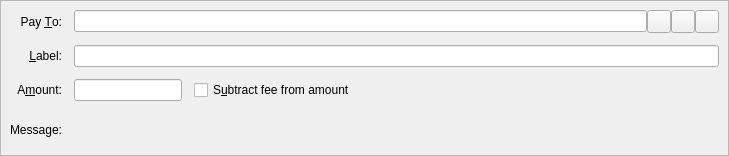
<?xml version="1.0" encoding="UTF-8"?>
<ui version="4.0">
 <class>SendCoinsEntry</class>
 <widget class="QStackedWidget" name="SendCoinsEntry">
  <property name="geometry">
   <rect>
    <x>0</x>
    <y>0</y>
    <width>729</width>
    <height>156</height>
   </rect>
  </property>
  <property name="focusPolicy">
   <enum>Qt::TabFocus</enum>
  </property>
  <property name="autoFillBackground">
   <bool>false</bool>
  </property>
  <widget class="QFrame" name="SendCoins">
   <property name="toolTip">
    <string>This is a normal payment.</string>
   </property>
   <property name="frameShape">
    <enum>QFrame::StyledPanel</enum>
   </property>
   <property name="frameShadow">
    <enum>QFrame::Sunken</enum>
   </property>
   <layout class="QGridLayout" name="gridLayout">
    <property name="spacing">
     <number>12</number>
    </property>
    <item row="0" column="0">
     <widget class="QLabel" name="payToLabel">
      <property name="text">
       <string>Pay &amp;To:</string>
      </property>
      <property name="alignment">
       <set>Qt::AlignRight|Qt::AlignTrailing|Qt::AlignVCenter</set>
      </property>
      <property name="buddy">
       <cstring>payTo</cstring>
      </property>
     </widget>
    </item>
    <item row="0" column="1">
     <layout class="QHBoxLayout" name="payToLayout">
      <property name="spacing">
       <number>0</number>
      </property>
      <item>
       <widget class="QValidatedLineEdit" name="payTo">
        <property name="toolTip">
         <string>The GEX address to send the payment to</string>
        </property>
       </widget>
      </item>
      <item>
       <widget class="QToolButton" name="addressBookButton">
        <property name="toolTip">
         <string>Choose previously used address</string>
        </property>
        <property name="text">
         <string/>
        </property>
        <property name="icon">
         <iconset resource="../gex.qrc">
          <normaloff>:/icons/address-book</normaloff>:/icons/address-book</iconset>
        </property>
        <property name="shortcut">
         <string>Alt+A</string>
        </property>
       </widget>
      </item>
      <item>
       <widget class="QToolButton" name="pasteButton">
        <property name="toolTip">
         <string>Paste address from clipboard</string>
        </property>
        <property name="text">
         <string/>
        </property>
        <property name="icon">
         <iconset resource="../gex.qrc">
          <normaloff>:/icons/editpaste</normaloff>:/icons/editpaste</iconset>
        </property>
        <property name="shortcut">
         <string>Alt+P</string>
        </property>
       </widget>
      </item>
      <item>
       <widget class="QToolButton" name="deleteButton">
        <property name="toolTip">
         <string>Remove this entry</string>
        </property>
        <property name="text">
         <string/>
        </property>
        <property name="icon">
         <iconset resource="../gex.qrc">
          <normaloff>:/icons/remove</normaloff>:/icons/remove</iconset>
        </property>
       </widget>
      </item>
     </layout>
    </item>
    <item row="1" column="0">
     <widget class="QLabel" name="labelLabel">
      <property name="text">
       <string>&amp;Label:</string>
      </property>
      <property name="alignment">
       <set>Qt::AlignRight|Qt::AlignTrailing|Qt::AlignVCenter</set>
      </property>
      <property name="buddy">
       <cstring>addAsLabel</cstring>
      </property>
     </widget>
    </item>
    <item row="1" column="1">
     <widget class="QLineEdit" name="addAsLabel">
      <property name="toolTip">
       <string>Enter a label for this address to add it to the list of used addresses</string>
      </property>
     </widget>
    </item>
    <item row="2" column="0">
     <widget class="QLabel" name="amountLabel">
      <property name="text">
       <string>A&amp;mount:</string>
      </property>
      <property name="alignment">
       <set>Qt::AlignRight|Qt::AlignTrailing|Qt::AlignVCenter</set>
      </property>
      <property name="buddy">
       <cstring>payAmount</cstring>
      </property>
     </widget>
    </item>
    <item row="2" column="1">
     <layout class="QHBoxLayout" name="horizontalLayoutAmount" stretch="0,1">
      <item>
       <widget class="BitcoinAmountField" name="payAmount"/>
      </item>
      <item>
       <widget class="QCheckBox" name="checkboxSubtractFeeFromAmount">
        <property name="toolTip">
         <string>The fee will be deducted from the amount being sent. The recipient will receive less gexcoins than you enter in the amount field. If multiple recipients are selected, the fee is split equally.</string>
        </property>
        <property name="text">
         <string>S&amp;ubtract fee from amount</string>
        </property>
       </widget>
      </item>
     </layout>
    </item>
    <item row="3" column="0">
     <widget class="QLabel" name="messageLabel">
      <property name="text">
       <string>Message:</string>
      </property>
      <property name="alignment">
       <set>Qt::AlignRight|Qt::AlignTrailing|Qt::AlignVCenter</set>
      </property>
     </widget>
    </item>
    <item row="3" column="1">
     <widget class="QLabel" name="messageTextLabel">
      <property name="toolTip">
       <string>A message that was attached to the GEX: URI which will be stored with the transaction for your reference. Note: This message will not be sent over the GEX network.</string>
      </property>
      <property name="textFormat">
       <enum>Qt::PlainText</enum>
      </property>
     </widget>
    </item>
   </layout>
  </widget>
  <widget class="QFrame" name="SendCoins_InsecurePaymentRequest">
   <property name="palette">
    <palette>
     <active>
      <colorrole role="WindowText">
       <brush brushstyle="SolidPattern">
        <color alpha="255">
         <red>0</red>
         <green>0</green>
         <blue>0</blue>
        </color>
       </brush>
      </colorrole>
      <colorrole role="Button">
       <brush brushstyle="SolidPattern">
        <color alpha="255">
         <red>255</red>
         <green>255</green>
         <blue>127</blue>
        </color>
       </brush>
      </colorrole>
      <colorrole role="Light">
       <brush brushstyle="SolidPattern">
        <color alpha="255">
         <red>255</red>
         <green>255</green>
         <blue>255</blue>
        </color>
       </brush>
      </colorrole>
      <colorrole role="Midlight">
       <brush brushstyle="SolidPattern">
        <color alpha="255">
         <red>255</red>
         <green>255</green>
         <blue>191</blue>
        </color>
       </brush>
      </colorrole>
      <colorrole role="Dark">
       <brush brushstyle="SolidPattern">
        <color alpha="255">
         <red>127</red>
         <green>127</green>
         <blue>63</blue>
        </color>
       </brush>
      </colorrole>
      <colorrole role="Mid">
       <brush brushstyle="SolidPattern">
        <color alpha="255">
         <red>170</red>
         <green>170</green>
         <blue>84</blue>
        </color>
       </brush>
      </colorrole>
      <colorrole role="Text">
       <brush brushstyle="SolidPattern">
        <color alpha="255">
         <red>0</red>
         <green>0</green>
         <blue>0</blue>
        </color>
       </brush>
      </colorrole>
      <colorrole role="BrightText">
       <brush brushstyle="SolidPattern">
        <color alpha="255">
         <red>255</red>
         <green>255</green>
         <blue>255</blue>
        </color>
       </brush>
      </colorrole>
      <colorrole role="ButtonText">
       <brush brushstyle="SolidPattern">
        <color alpha="255">
         <red>0</red>
         <green>0</green>
         <blue>0</blue>
        </color>
       </brush>
      </colorrole>
      <colorrole role="Base">
       <brush brushstyle="SolidPattern">
        <color alpha="255">
         <red>255</red>
         <green>255</green>
         <blue>255</blue>
        </color>
       </brush>
      </colorrole>
      <colorrole role="Window">
       <brush brushstyle="SolidPattern">
        <color alpha="255">
         <red>255</red>
         <green>255</green>
         <blue>127</blue>
        </color>
       </brush>
      </colorrole>
      <colorrole role="Shadow">
       <brush brushstyle="SolidPattern">
        <color alpha="255">
         <red>0</red>
         <green>0</green>
         <blue>0</blue>
        </color>
       </brush>
      </colorrole>
      <colorrole role="AlternateBase">
       <brush brushstyle="SolidPattern">
        <color alpha="255">
         <red>255</red>
         <green>255</green>
         <blue>191</blue>
        </color>
       </brush>
      </colorrole>
      <colorrole role="ToolTipBase">
       <brush brushstyle="SolidPattern">
        <color alpha="255">
         <red>255</red>
         <green>255</green>
         <blue>220</blue>
        </color>
       </brush>
      </colorrole>
      <colorrole role="ToolTipText">
       <brush brushstyle="SolidPattern">
        <color alpha="255">
         <red>0</red>
         <green>0</green>
         <blue>0</blue>
        </color>
       </brush>
      </colorrole>
     </active>
     <inactive>
      <colorrole role="WindowText">
       <brush brushstyle="SolidPattern">
        <color alpha="255">
         <red>0</red>
         <green>0</green>
         <blue>0</blue>
        </color>
       </brush>
      </colorrole>
      <colorrole role="Button">
       <brush brushstyle="SolidPattern">
        <color alpha="255">
         <red>255</red>
         <green>255</green>
         <blue>127</blue>
        </color>
       </brush>
      </colorrole>
      <colorrole role="Light">
       <brush brushstyle="SolidPattern">
        <color alpha="255">
         <red>255</red>
         <green>255</green>
         <blue>255</blue>
        </color>
       </brush>
      </colorrole>
      <colorrole role="Midlight">
       <brush brushstyle="SolidPattern">
        <color alpha="255">
         <red>255</red>
         <green>255</green>
         <blue>191</blue>
        </color>
       </brush>
      </colorrole>
      <colorrole role="Dark">
       <brush brushstyle="SolidPattern">
        <color alpha="255">
         <red>127</red>
         <green>127</green>
         <blue>63</blue>
        </color>
       </brush>
      </colorrole>
      <colorrole role="Mid">
       <brush brushstyle="SolidPattern">
        <color alpha="255">
         <red>170</red>
         <green>170</green>
         <blue>84</blue>
        </color>
       </brush>
      </colorrole>
      <colorrole role="Text">
       <brush brushstyle="SolidPattern">
        <color alpha="255">
         <red>0</red>
         <green>0</green>
         <blue>0</blue>
        </color>
       </brush>
      </colorrole>
      <colorrole role="BrightText">
       <brush brushstyle="SolidPattern">
        <color alpha="255">
         <red>255</red>
         <green>255</green>
         <blue>255</blue>
        </color>
       </brush>
      </colorrole>
      <colorrole role="ButtonText">
       <brush brushstyle="SolidPattern">
        <color alpha="255">
         <red>0</red>
         <green>0</green>
         <blue>0</blue>
        </color>
       </brush>
      </colorrole>
      <colorrole role="Base">
       <brush brushstyle="SolidPattern">
        <color alpha="255">
         <red>255</red>
         <green>255</green>
         <blue>255</blue>
        </color>
       </brush>
      </colorrole>
      <colorrole role="Window">
       <brush brushstyle="SolidPattern">
        <color alpha="255">
         <red>255</red>
         <green>255</green>
         <blue>127</blue>
        </color>
       </brush>
      </colorrole>
      <colorrole role="Shadow">
       <brush brushstyle="SolidPattern">
        <color alpha="255">
         <red>0</red>
         <green>0</green>
         <blue>0</blue>
        </color>
       </brush>
      </colorrole>
      <colorrole role="AlternateBase">
       <brush brushstyle="SolidPattern">
        <color alpha="255">
         <red>255</red>
         <green>255</green>
         <blue>191</blue>
        </color>
       </brush>
      </colorrole>
      <colorrole role="ToolTipBase">
       <brush brushstyle="SolidPattern">
        <color alpha="255">
         <red>255</red>
         <green>255</green>
         <blue>220</blue>
        </color>
       </brush>
      </colorrole>
      <colorrole role="ToolTipText">
       <brush brushstyle="SolidPattern">
        <color alpha="255">
         <red>0</red>
         <green>0</green>
         <blue>0</blue>
        </color>
       </brush>
      </colorrole>
     </inactive>
     <disabled>
      <colorrole role="WindowText">
       <brush brushstyle="SolidPattern">
        <color alpha="255">
         <red>127</red>
         <green>127</green>
         <blue>63</blue>
        </color>
       </brush>
      </colorrole>
      <colorrole role="Button">
       <brush brushstyle="SolidPattern">
        <color alpha="255">
         <red>255</red>
         <green>255</green>
         <blue>127</blue>
        </color>
       </brush>
      </colorrole>
      <colorrole role="Light">
       <brush brushstyle="SolidPattern">
        <color alpha="255">
         <red>255</red>
         <green>255</green>
         <blue>255</blue>
        </color>
       </brush>
      </colorrole>
      <colorrole role="Midlight">
       <brush brushstyle="SolidPattern">
        <color alpha="255">
         <red>255</red>
         <green>255</green>
         <blue>191</blue>
        </color>
       </brush>
      </colorrole>
      <colorrole role="Dark">
       <brush brushstyle="SolidPattern">
        <color alpha="255">
         <red>127</red>
         <green>127</green>
         <blue>63</blue>
        </color>
       </brush>
      </colorrole>
      <colorrole role="Mid">
       <brush brushstyle="SolidPattern">
        <color alpha="255">
         <red>170</red>
         <green>170</green>
         <blue>84</blue>
        </color>
       </brush>
      </colorrole>
      <colorrole role="Text">
       <brush brushstyle="SolidPattern">
        <color alpha="255">
         <red>127</red>
         <green>127</green>
         <blue>63</blue>
        </color>
       </brush>
      </colorrole>
      <colorrole role="BrightText">
       <brush brushstyle="SolidPattern">
        <color alpha="255">
         <red>255</red>
         <green>255</green>
         <blue>255</blue>
        </color>
       </brush>
      </colorrole>
      <colorrole role="ButtonText">
       <brush brushstyle="SolidPattern">
        <color alpha="255">
         <red>127</red>
         <green>127</green>
         <blue>63</blue>
        </color>
       </brush>
      </colorrole>
      <colorrole role="Base">
       <brush brushstyle="SolidPattern">
        <color alpha="255">
         <red>255</red>
         <green>255</green>
         <blue>127</blue>
        </color>
       </brush>
      </colorrole>
      <colorrole role="Window">
       <brush brushstyle="SolidPattern">
        <color alpha="255">
         <red>255</red>
         <green>255</green>
         <blue>127</blue>
        </color>
       </brush>
      </colorrole>
      <colorrole role="Shadow">
       <brush brushstyle="SolidPattern">
        <color alpha="255">
         <red>0</red>
         <green>0</green>
         <blue>0</blue>
        </color>
       </brush>
      </colorrole>
      <colorrole role="AlternateBase">
       <brush brushstyle="SolidPattern">
        <color alpha="255">
         <red>255</red>
         <green>255</green>
         <blue>127</blue>
        </color>
       </brush>
      </colorrole>
      <colorrole role="ToolTipBase">
       <brush brushstyle="SolidPattern">
        <color alpha="255">
         <red>255</red>
         <green>255</green>
         <blue>220</blue>
        </color>
       </brush>
      </colorrole>
      <colorrole role="ToolTipText">
       <brush brushstyle="SolidPattern">
        <color alpha="255">
         <red>0</red>
         <green>0</green>
         <blue>0</blue>
        </color>
       </brush>
      </colorrole>
     </disabled>
    </palette>
   </property>
   <property name="toolTip">
    <string>This is an unverified payment request.</string>
   </property>
   <property name="autoFillBackground">
    <bool>true</bool>
   </property>
   <property name="frameShape">
    <enum>QFrame::StyledPanel</enum>
   </property>
   <property name="frameShadow">
    <enum>QFrame::Sunken</enum>
   </property>
   <layout class="QGridLayout" name="gridLayout_is">
    <property name="spacing">
     <number>12</number>
    </property>
    <item row="0" column="0">
     <widget class="QLabel" name="payToLabel_is">
      <property name="text">
       <string>Pay To:</string>
      </property>
      <property name="alignment">
       <set>Qt::AlignRight|Qt::AlignTrailing|Qt::AlignVCenter</set>
      </property>
     </widget>
    </item>
    <item row="0" column="1">
     <layout class="QHBoxLayout" name="payToLayout_is">
      <property name="spacing">
       <number>0</number>
      </property>
      <item>
       <widget class="QLabel" name="payTo_is"/>
      </item>
      <item>
       <widget class="QToolButton" name="deleteButton_is">
        <property name="toolTip">
         <string>Remove this entry</string>
        </property>
        <property name="text">
         <string/>
        </property>
        <property name="icon">
         <iconset resource="../gex.qrc">
          <normaloff>:/icons/remove</normaloff>:/icons/remove</iconset>
        </property>
       </widget>
      </item>
     </layout>
    </item>
    <item row="1" column="0">
     <widget class="QLabel" name="memoLabel_is">
      <property name="text">
       <string>Memo:</string>
      </property>
      <property name="alignment">
       <set>Qt::AlignRight|Qt::AlignTrailing|Qt::AlignVCenter</set>
      </property>
     </widget>
    </item>
    <item row="1" column="1">
     <widget class="QLabel" name="memoTextLabel_is">
      <property name="textFormat">
       <enum>Qt::PlainText</enum>
      </property>
     </widget>
    </item>
    <item row="2" column="0">
     <widget class="QLabel" name="amountLabel_is">
      <property name="text">
       <string>A&amp;mount:</string>
      </property>
      <property name="alignment">
       <set>Qt::AlignRight|Qt::AlignTrailing|Qt::AlignVCenter</set>
      </property>
      <property name="buddy">
       <cstring>payAmount_is</cstring>
      </property>
     </widget>
    </item>
    <item row="2" column="1">
     <widget class="BitcoinAmountField" name="payAmount_is">
      <property name="acceptDrops">
       <bool>false</bool>
      </property>
     </widget>
    </item>
   </layout>
  </widget>
  <widget class="QFrame" name="SendCoins_SecurePaymentRequest">
   <property name="palette">
    <palette>
     <active>
      <colorrole role="WindowText">
       <brush brushstyle="SolidPattern">
        <color alpha="255">
         <red>0</red>
         <green>0</green>
         <blue>0</blue>
        </color>
       </brush>
      </colorrole>
      <colorrole role="Button">
       <brush brushstyle="SolidPattern">
        <color alpha="255">
         <red>140</red>
         <green>232</green>
         <blue>119</blue>
        </color>
       </brush>
      </colorrole>
      <colorrole role="Light">
       <brush brushstyle="SolidPattern">
        <color alpha="255">
         <red>230</red>
         <green>255</green>
         <blue>224</blue>
        </color>
       </brush>
      </colorrole>
      <colorrole role="Midlight">
       <brush brushstyle="SolidPattern">
        <color alpha="255">
         <red>185</red>
         <green>243</green>
         <blue>171</blue>
        </color>
       </brush>
      </colorrole>
      <colorrole role="Dark">
       <brush brushstyle="SolidPattern">
        <color alpha="255">
         <red>70</red>
         <green>116</green>
         <blue>59</blue>
        </color>
       </brush>
      </colorrole>
      <colorrole role="Mid">
       <brush brushstyle="SolidPattern">
        <color alpha="255">
         <red>93</red>
         <green>155</green>
         <blue>79</blue>
        </color>
       </brush>
      </colorrole>
      <colorrole role="Text">
       <brush brushstyle="SolidPattern">
        <color alpha="255">
         <red>0</red>
         <green>0</green>
         <blue>0</blue>
        </color>
       </brush>
      </colorrole>
      <colorrole role="BrightText">
       <brush brushstyle="SolidPattern">
        <color alpha="255">
         <red>155</red>
         <green>255</green>
         <blue>147</blue>
        </color>
       </brush>
      </colorrole>
      <colorrole role="ButtonText">
       <brush brushstyle="SolidPattern">
        <color alpha="255">
         <red>0</red>
         <green>0</green>
         <blue>0</blue>
        </color>
       </brush>
      </colorrole>
      <colorrole role="Base">
       <brush brushstyle="SolidPattern">
        <color alpha="255">
         <red>119</red>
         <green>255</green>
         <blue>233</blue>
        </color>
       </brush>
      </colorrole>
      <colorrole role="Window">
       <brush brushstyle="SolidPattern">
        <color alpha="255">
         <red>140</red>
         <green>232</green>
         <blue>119</blue>
        </color>
       </brush>
      </colorrole>
      <colorrole role="Shadow">
       <brush brushstyle="SolidPattern">
        <color alpha="255">
         <red>0</red>
         <green>0</green>
         <blue>0</blue>
        </color>
       </brush>
      </colorrole>
      <colorrole role="AlternateBase">
       <brush brushstyle="SolidPattern">
        <color alpha="255">
         <red>197</red>
         <green>243</green>
         <blue>187</blue>
        </color>
       </brush>
      </colorrole>
      <colorrole role="NoRole">
       <brush brushstyle="SolidPattern">
        <color alpha="255">
         <red>125</red>
         <green>194</green>
         <blue>122</blue>
        </color>
       </brush>
      </colorrole>
      <colorrole role="ToolTipBase">
       <brush brushstyle="SolidPattern">
        <color alpha="255">
         <red>255</red>
         <green>255</green>
         <blue>220</blue>
        </color>
       </brush>
      </colorrole>
      <colorrole role="ToolTipText">
       <brush brushstyle="SolidPattern">
        <color alpha="255">
         <red>0</red>
         <green>0</green>
         <blue>0</blue>
        </color>
       </brush>
      </colorrole>
     </active>
     <inactive>
      <colorrole role="WindowText">
       <brush brushstyle="SolidPattern">
        <color alpha="255">
         <red>0</red>
         <green>0</green>
         <blue>0</blue>
        </color>
       </brush>
      </colorrole>
      <colorrole role="Button">
       <brush brushstyle="SolidPattern">
        <color alpha="255">
         <red>140</red>
         <green>232</green>
         <blue>119</blue>
        </color>
       </brush>
      </colorrole>
      <colorrole role="Light">
       <brush brushstyle="SolidPattern">
        <color alpha="255">
         <red>230</red>
         <green>255</green>
         <blue>224</blue>
        </color>
       </brush>
      </colorrole>
      <colorrole role="Midlight">
       <brush brushstyle="SolidPattern">
        <color alpha="255">
         <red>185</red>
         <green>243</green>
         <blue>171</blue>
        </color>
       </brush>
      </colorrole>
      <colorrole role="Dark">
       <brush brushstyle="SolidPattern">
        <color alpha="255">
         <red>70</red>
         <green>116</green>
         <blue>59</blue>
        </color>
       </brush>
      </colorrole>
      <colorrole role="Mid">
       <brush brushstyle="SolidPattern">
        <color alpha="255">
         <red>93</red>
         <green>155</green>
         <blue>79</blue>
        </color>
       </brush>
      </colorrole>
      <colorrole role="Text">
       <brush brushstyle="SolidPattern">
        <color alpha="255">
         <red>0</red>
         <green>0</green>
         <blue>0</blue>
        </color>
       </brush>
      </colorrole>
      <colorrole role="BrightText">
       <brush brushstyle="SolidPattern">
        <color alpha="255">
         <red>155</red>
         <green>255</green>
         <blue>147</blue>
        </color>
       </brush>
      </colorrole>
      <colorrole role="ButtonText">
       <brush brushstyle="SolidPattern">
        <color alpha="255">
         <red>0</red>
         <green>0</green>
         <blue>0</blue>
        </color>
       </brush>
      </colorrole>
      <colorrole role="Base">
       <brush brushstyle="SolidPattern">
        <color alpha="255">
         <red>119</red>
         <green>255</green>
         <blue>233</blue>
        </color>
       </brush>
      </colorrole>
      <colorrole role="Window">
       <brush brushstyle="SolidPattern">
        <color alpha="255">
         <red>140</red>
         <green>232</green>
         <blue>119</blue>
        </color>
       </brush>
      </colorrole>
      <colorrole role="Shadow">
       <brush brushstyle="SolidPattern">
        <color alpha="255">
         <red>0</red>
         <green>0</green>
         <blue>0</blue>
        </color>
       </brush>
      </colorrole>
      <colorrole role="AlternateBase">
       <brush brushstyle="SolidPattern">
        <color alpha="255">
         <red>197</red>
         <green>243</green>
         <blue>187</blue>
        </color>
       </brush>
      </colorrole>
      <colorrole role="NoRole">
       <brush brushstyle="SolidPattern">
        <color alpha="255">
         <red>125</red>
         <green>194</green>
         <blue>122</blue>
        </color>
       </brush>
      </colorrole>
      <colorrole role="ToolTipBase">
       <brush brushstyle="SolidPattern">
        <color alpha="255">
         <red>255</red>
         <green>255</green>
         <blue>220</blue>
        </color>
       </brush>
      </colorrole>
      <colorrole role="ToolTipText">
       <brush brushstyle="SolidPattern">
        <color alpha="255">
         <red>0</red>
         <green>0</green>
         <blue>0</blue>
        </color>
       </brush>
      </colorrole>
     </inactive>
     <disabled>
      <colorrole role="WindowText">
       <brush brushstyle="SolidPattern">
        <color alpha="255">
         <red>70</red>
         <green>116</green>
         <blue>59</blue>
        </color>
       </brush>
      </colorrole>
      <colorrole role="Button">
       <brush brushstyle="SolidPattern">
        <color alpha="255">
         <red>140</red>
         <green>232</green>
         <blue>119</blue>
        </color>
       </brush>
      </colorrole>
      <colorrole role="Light">
       <brush brushstyle="SolidPattern">
        <color alpha="255">
         <red>230</red>
         <green>255</green>
         <blue>224</blue>
        </color>
       </brush>
      </colorrole>
      <colorrole role="Midlight">
       <brush brushstyle="SolidPattern">
        <color alpha="255">
         <red>185</red>
         <green>243</green>
         <blue>171</blue>
        </color>
       </brush>
      </colorrole>
      <colorrole role="Dark">
       <brush brushstyle="SolidPattern">
        <color alpha="255">
         <red>70</red>
         <green>116</green>
         <blue>59</blue>
        </color>
       </brush>
      </colorrole>
      <colorrole role="Mid">
       <brush brushstyle="SolidPattern">
        <color alpha="255">
         <red>93</red>
         <green>155</green>
         <blue>79</blue>
        </color>
       </brush>
      </colorrole>
      <colorrole role="Text">
       <brush brushstyle="SolidPattern">
        <color alpha="255">
         <red>70</red>
         <green>116</green>
         <blue>59</blue>
        </color>
       </brush>
      </colorrole>
      <colorrole role="BrightText">
       <brush brushstyle="SolidPattern">
        <color alpha="255">
         <red>155</red>
         <green>255</green>
         <blue>147</blue>
        </color>
       </brush>
      </colorrole>
      <colorrole role="ButtonText">
       <brush brushstyle="SolidPattern">
        <color alpha="255">
         <red>70</red>
         <green>116</green>
         <blue>59</blue>
        </color>
       </brush>
      </colorrole>
      <colorrole role="Base">
       <brush brushstyle="SolidPattern">
        <color alpha="255">
         <red>140</red>
         <green>232</green>
         <blue>119</blue>
        </color>
       </brush>
      </colorrole>
      <colorrole role="Window">
       <brush brushstyle="SolidPattern">
        <color alpha="255">
         <red>140</red>
         <green>232</green>
         <blue>119</blue>
        </color>
       </brush>
      </colorrole>
      <colorrole role="Shadow">
       <brush brushstyle="SolidPattern">
        <color alpha="255">
         <red>0</red>
         <green>0</green>
         <blue>0</blue>
        </color>
       </brush>
      </colorrole>
      <colorrole role="AlternateBase">
       <brush brushstyle="SolidPattern">
        <color alpha="255">
         <red>140</red>
         <green>232</green>
         <blue>119</blue>
        </color>
       </brush>
      </colorrole>
      <colorrole role="NoRole">
       <brush brushstyle="SolidPattern">
        <color alpha="255">
         <red>125</red>
         <green>194</green>
         <blue>122</blue>
        </color>
       </brush>
      </colorrole>
      <colorrole role="ToolTipBase">
       <brush brushstyle="SolidPattern">
        <color alpha="255">
         <red>255</red>
         <green>255</green>
         <blue>220</blue>
        </color>
       </brush>
      </colorrole>
      <colorrole role="ToolTipText">
       <brush brushstyle="SolidPattern">
        <color alpha="255">
         <red>0</red>
         <green>0</green>
         <blue>0</blue>
        </color>
       </brush>
      </colorrole>
     </disabled>
    </palette>
   </property>
   <property name="toolTip">
    <string>This is a verified payment request.</string>
   </property>
   <property name="autoFillBackground">
    <bool>true</bool>
   </property>
   <property name="frameShape">
    <enum>QFrame::StyledPanel</enum>
   </property>
   <property name="frameShadow">
    <enum>QFrame::Sunken</enum>
   </property>
   <layout class="QGridLayout" name="gridLayout_s">
    <property name="spacing">
     <number>12</number>
    </property>
    <item row="0" column="0">
     <widget class="QLabel" name="payToLabel_s">
      <property name="text">
       <string>Pay To:</string>
      </property>
      <property name="alignment">
       <set>Qt::AlignRight|Qt::AlignTrailing|Qt::AlignVCenter</set>
      </property>
     </widget>
    </item>
    <item row="0" column="1">
     <layout class="QHBoxLayout" name="payToLayout_s">
      <property name="spacing">
       <number>0</number>
      </property>
      <item>
       <widget class="QLabel" name="payTo_s">
        <property name="textFormat">
         <enum>Qt::PlainText</enum>
        </property>
       </widget>
      </item>
      <item>
       <widget class="QToolButton" name="deleteButton_s">
        <property name="toolTip">
         <string>Remove this entry</string>
        </property>
        <property name="text">
         <string/>
        </property>
        <property name="icon">
         <iconset resource="../gex.qrc">
          <normaloff>:/icons/remove</normaloff>:/icons/remove</iconset>
        </property>
       </widget>
      </item>
     </layout>
    </item>
    <item row="1" column="0">
     <widget class="QLabel" name="memoLabel_s">
      <property name="text">
       <string>Memo:</string>
      </property>
      <property name="alignment">
       <set>Qt::AlignRight|Qt::AlignTrailing|Qt::AlignVCenter</set>
      </property>
     </widget>
    </item>
    <item row="1" column="1">
     <widget class="QLabel" name="memoTextLabel_s">
      <property name="textFormat">
       <enum>Qt::PlainText</enum>
      </property>
     </widget>
    </item>
    <item row="2" column="0">
     <widget class="QLabel" name="amountLabel_s">
      <property name="text">
       <string>A&amp;mount:</string>
      </property>
      <property name="alignment">
       <set>Qt::AlignRight|Qt::AlignTrailing|Qt::AlignVCenter</set>
      </property>
      <property name="buddy">
       <cstring>payAmount_s</cstring>
      </property>
     </widget>
    </item>
    <item row="2" column="1">
     <widget class="BitcoinAmountField" name="payAmount_s">
      <property name="acceptDrops">
       <bool>false</bool>
      </property>
     </widget>
    </item>
   </layout>
  </widget>
 </widget>
 <customwidgets>
  <customwidget>
   <class>QValidatedLineEdit</class>
   <extends>QLineEdit</extends>
   <header>qvalidatedlineedit.h</header>
  </customwidget>
  <customwidget>
   <class>BitcoinAmountField</class>
   <extends>QLineEdit</extends>
   <header>bitcoinamountfield.h</header>
  </customwidget>
 </customwidgets>
 <tabstops>
  <tabstop>payTo</tabstop>
  <tabstop>addressBookButton</tabstop>
  <tabstop>pasteButton</tabstop>
  <tabstop>deleteButton</tabstop>
  <tabstop>addAsLabel</tabstop>
  <tabstop>payAmount</tabstop>
  <tabstop>payAmount_is</tabstop>
  <tabstop>deleteButton_is</tabstop>
  <tabstop>payAmount_s</tabstop>
  <tabstop>deleteButton_s</tabstop>
 </tabstops>
 <resources>
  <include location="../gex.qrc"/>
 </resources>
 <connections/>
</ui>
